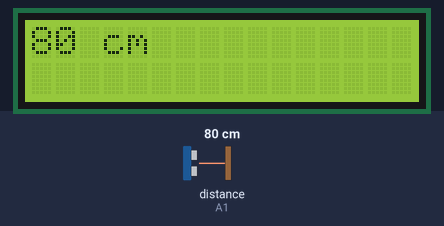
A sketch run on a simulated Arduino Uno, built with avr-gcc and run on an emulated ATmega328P. Shown: 16×2 character LCD. The test bench sets the inputs (shaded band); at power-on: distance to the obstacle (sensor on A1) 80 cm. The echo pulse lasts 58.3 µs per cm.

Above: at 1.2 s.
1.3 s: distance to the obstacle (sensor on A1) set to 2 cm
At 2.6 s:
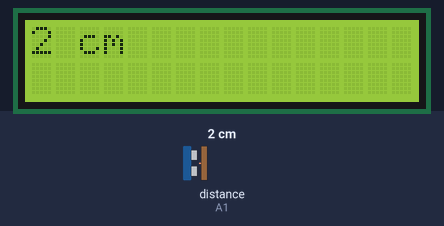
3.0 s: distance to the obstacle (sensor on A1) set to 4 cm
At 4.3 s:
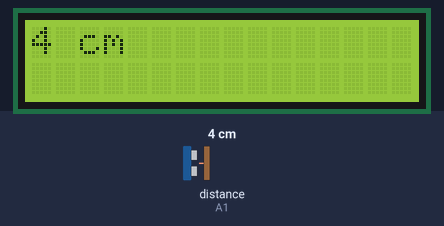
4.6 s: distance to the obstacle (sensor on A1) set to 9 cm
At 5.0 s:
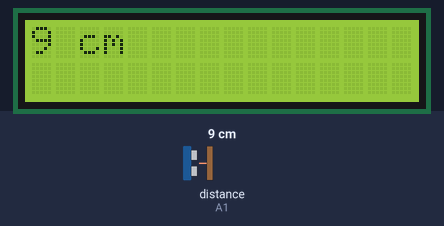
6.1 s: distance to the obstacle (sensor on A1) set to 35 cm
At 6.9 s:
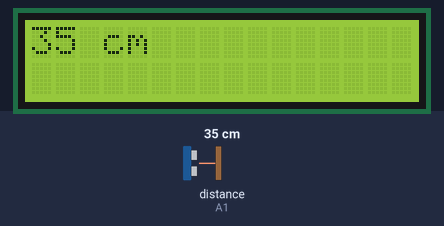
Timing chart, 0 to 9.1 s (numbered marks = the images above; inputs shaded):
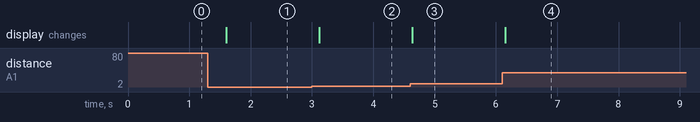

Measured:
- after the input at 1.3 s, the display: changes after 0.30 s (image 1)
- after the input at 3.0 s, the display: changes after 0.12 s (image 2)
- after the input at 4.6 s, the display: changes at once (image 3)
- after the input at 6.1 s, the display: changes after 0.06 s (image 4)

The sketch:

Czujnik-odleg_o_ci.ino
```cpp
#include <LiquidCrystal.h>
#include <Wire.h>

const int rs = 8, en = 9, d4 = 4, d5 = 5, d6 = 6, d7 = 7;
LiquidCrystal lcd(rs, en, d4, d5, d6, d7);

void setup() {
  lcd.begin(16, 2);
  // put your setup code here, to run once:
  pinMode(A2, OUTPUT);
  pinMode(A1, INPUT);
}
long time;
long odl;
void loop() {
  // put your main code here, to run repeatedly:
  lcd.setCursor(0, 0);
  lcd.print("                ");
  lcd.setCursor(0, 1);
  lcd.print("                ");
  lcd.setCursor(0, 0);
  digitalWrite(A2, LOW);
  delayMicroseconds(3);
  digitalWrite(A2, HIGH);
  delayMicroseconds(10);
  digitalWrite(A2, LOW);
  time=pulseIn(A1, HIGH);
  odl=time/58;
  lcd.print(odl);
  lcd.print(" cm");
  delay(500);
}
```
